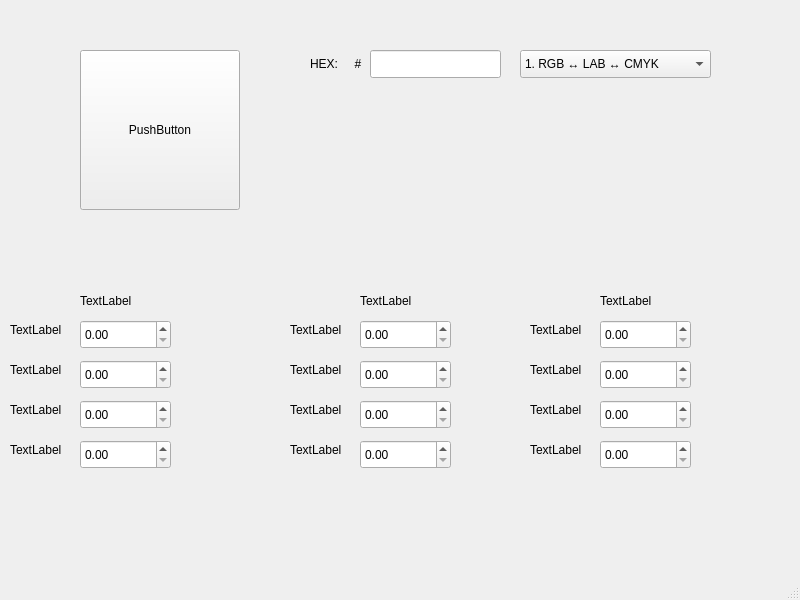
<?xml version="1.0" encoding="UTF-8"?>
<ui version="4.0">
 <class>MainWindow</class>
 <widget class="QMainWindow" name="MainWindow">
  <property name="geometry">
   <rect>
    <x>0</x>
    <y>0</y>
    <width>800</width>
    <height>600</height>
   </rect>
  </property>
  <property name="minimumSize">
   <size>
    <width>800</width>
    <height>600</height>
   </size>
  </property>
  <property name="maximumSize">
   <size>
    <width>800</width>
    <height>600</height>
   </size>
  </property>
  <property name="windowTitle">
   <string>MainWindow</string>
  </property>
  <widget class="QWidget" name="centralwidget">
   <widget class="QPushButton" name="pushButton">
    <property name="geometry">
     <rect>
      <x>80</x>
      <y>50</y>
      <width>160</width>
      <height>160</height>
     </rect>
    </property>
    <property name="text">
     <string>PushButton</string>
    </property>
   </widget>
   <widget class="QLineEdit" name="lineEdit">
    <property name="geometry">
     <rect>
      <x>370</x>
      <y>50</y>
      <width>131</width>
      <height>28</height>
     </rect>
    </property>
   </widget>
   <widget class="QLabel" name="label">
    <property name="geometry">
     <rect>
      <x>310</x>
      <y>50</y>
      <width>63</width>
      <height>28</height>
     </rect>
    </property>
    <property name="text">
     <string>HEX:     #</string>
    </property>
   </widget>
   <widget class="QComboBox" name="comboBox">
    <property name="geometry">
     <rect>
      <x>520</x>
      <y>50</y>
      <width>191</width>
      <height>28</height>
     </rect>
    </property>
    <item>
     <property name="text">
      <string>1. RGB ↔ LAB ↔ CMYK</string>
     </property>
    </item>
    <item>
     <property name="text">
      <string>2. RGB ↔ CMYK ↔ HLS</string>
     </property>
    </item>
    <item>
     <property name="text">
      <string>3. RGB ↔ XYZ ↔ LAB</string>
     </property>
    </item>
    <item>
     <property name="text">
      <string>4. RGB ↔ HSV ↔ LAB</string>
     </property>
    </item>
    <item>
     <property name="text">
      <string>5. CMYK ↔ LAB ↔ HSV</string>
     </property>
    </item>
    <item>
     <property name="text">
      <string>6. CMYK ↔ RGB ↔ HLS</string>
     </property>
    </item>
    <item>
     <property name="text">
      <string>7. CMYK ↔ RGB ↔ HSV</string>
     </property>
    </item>
    <item>
     <property name="text">
      <string>8. RGB ↔ XYZ ↔ HSV</string>
     </property>
    </item>
    <item>
     <property name="text">
      <string>9. HSV ↔ XYZ ↔ LAB</string>
     </property>
    </item>
    <item>
     <property name="text">
      <string>10. CMYK ↔ LAB ↔ RGB</string>
     </property>
    </item>
    <item>
     <property name="text">
      <string>11. XYZ ↔ LAB ↔ HLS</string>
     </property>
    </item>
    <item>
     <property name="text">
      <string>12. RGB ↔ XYZ ↔ HLS</string>
     </property>
    </item>
    <item>
     <property name="text">
      <string>13. RGB ↔ XYZ ↔ CMYK</string>
     </property>
    </item>
    <item>
     <property name="text">
      <string>14. CMYK ↔ LAB ↔ XYZ</string>
     </property>
    </item>
    <item>
     <property name="text">
      <string>15. RGB ↔ CMYK ↔ HSV</string>
     </property>
    </item>
    <item>
     <property name="text">
      <string>16. CMYK ↔ HLS ↔ XYZ</string>
     </property>
    </item>
    <item>
     <property name="text">
      <string>17. RGB ↔ HLS ↔ LAB</string>
     </property>
    </item>
    <item>
     <property name="text">
      <string>18. CMYK ↔ XYZ ↔ RG</string>
     </property>
    </item>
   </widget>
   <widget class="QLabel" name="label_2">
    <property name="geometry">
     <rect>
      <x>80</x>
      <y>290</y>
      <width>71</width>
      <height>21</height>
     </rect>
    </property>
    <property name="text">
     <string>TextLabel</string>
    </property>
   </widget>
   <widget class="QDoubleSpinBox" name="doubleSpinBox">
    <property name="geometry">
     <rect>
      <x>80</x>
      <y>320</y>
      <width>91</width>
      <height>29</height>
     </rect>
    </property>
   </widget>
   <widget class="QDoubleSpinBox" name="doubleSpinBox_2">
    <property name="geometry">
     <rect>
      <x>80</x>
      <y>360</y>
      <width>91</width>
      <height>29</height>
     </rect>
    </property>
   </widget>
   <widget class="QDoubleSpinBox" name="doubleSpinBox_3">
    <property name="geometry">
     <rect>
      <x>80</x>
      <y>400</y>
      <width>91</width>
      <height>29</height>
     </rect>
    </property>
   </widget>
   <widget class="QDoubleSpinBox" name="doubleSpinBox_4">
    <property name="geometry">
     <rect>
      <x>80</x>
      <y>440</y>
      <width>91</width>
      <height>29</height>
     </rect>
    </property>
   </widget>
   <widget class="QLabel" name="label_3">
    <property name="geometry">
     <rect>
      <x>10</x>
      <y>320</y>
      <width>63</width>
      <height>20</height>
     </rect>
    </property>
    <property name="text">
     <string>TextLabel</string>
    </property>
   </widget>
   <widget class="QLabel" name="label_4">
    <property name="geometry">
     <rect>
      <x>10</x>
      <y>360</y>
      <width>63</width>
      <height>20</height>
     </rect>
    </property>
    <property name="text">
     <string>TextLabel</string>
    </property>
   </widget>
   <widget class="QLabel" name="label_5">
    <property name="geometry">
     <rect>
      <x>10</x>
      <y>400</y>
      <width>63</width>
      <height>20</height>
     </rect>
    </property>
    <property name="text">
     <string>TextLabel</string>
    </property>
   </widget>
   <widget class="QLabel" name="label_6">
    <property name="geometry">
     <rect>
      <x>10</x>
      <y>440</y>
      <width>63</width>
      <height>20</height>
     </rect>
    </property>
    <property name="text">
     <string>TextLabel</string>
    </property>
   </widget>
   <widget class="QLabel" name="label_7">
    <property name="geometry">
     <rect>
      <x>290</x>
      <y>400</y>
      <width>63</width>
      <height>20</height>
     </rect>
    </property>
    <property name="text">
     <string>TextLabel</string>
    </property>
   </widget>
   <widget class="QLabel" name="label_8">
    <property name="geometry">
     <rect>
      <x>360</x>
      <y>290</y>
      <width>71</width>
      <height>21</height>
     </rect>
    </property>
    <property name="text">
     <string>TextLabel</string>
    </property>
   </widget>
   <widget class="QDoubleSpinBox" name="doubleSpinBox_5">
    <property name="geometry">
     <rect>
      <x>360</x>
      <y>320</y>
      <width>91</width>
      <height>29</height>
     </rect>
    </property>
   </widget>
   <widget class="QLabel" name="label_9">
    <property name="geometry">
     <rect>
      <x>290</x>
      <y>440</y>
      <width>63</width>
      <height>20</height>
     </rect>
    </property>
    <property name="text">
     <string>TextLabel</string>
    </property>
   </widget>
   <widget class="QDoubleSpinBox" name="doubleSpinBox_6">
    <property name="geometry">
     <rect>
      <x>360</x>
      <y>400</y>
      <width>91</width>
      <height>29</height>
     </rect>
    </property>
   </widget>
   <widget class="QLabel" name="label_10">
    <property name="geometry">
     <rect>
      <x>290</x>
      <y>360</y>
      <width>63</width>
      <height>20</height>
     </rect>
    </property>
    <property name="text">
     <string>TextLabel</string>
    </property>
   </widget>
   <widget class="QDoubleSpinBox" name="doubleSpinBox_7">
    <property name="geometry">
     <rect>
      <x>360</x>
      <y>360</y>
      <width>91</width>
      <height>29</height>
     </rect>
    </property>
   </widget>
   <widget class="QDoubleSpinBox" name="doubleSpinBox_8">
    <property name="geometry">
     <rect>
      <x>360</x>
      <y>440</y>
      <width>91</width>
      <height>29</height>
     </rect>
    </property>
   </widget>
   <widget class="QLabel" name="label_11">
    <property name="geometry">
     <rect>
      <x>290</x>
      <y>320</y>
      <width>63</width>
      <height>20</height>
     </rect>
    </property>
    <property name="text">
     <string>TextLabel</string>
    </property>
   </widget>
   <widget class="QLabel" name="label_12">
    <property name="geometry">
     <rect>
      <x>530</x>
      <y>400</y>
      <width>63</width>
      <height>20</height>
     </rect>
    </property>
    <property name="text">
     <string>TextLabel</string>
    </property>
   </widget>
   <widget class="QLabel" name="label_13">
    <property name="geometry">
     <rect>
      <x>600</x>
      <y>290</y>
      <width>71</width>
      <height>21</height>
     </rect>
    </property>
    <property name="text">
     <string>TextLabel</string>
    </property>
   </widget>
   <widget class="QDoubleSpinBox" name="doubleSpinBox_9">
    <property name="geometry">
     <rect>
      <x>600</x>
      <y>320</y>
      <width>91</width>
      <height>29</height>
     </rect>
    </property>
   </widget>
   <widget class="QLabel" name="label_14">
    <property name="geometry">
     <rect>
      <x>530</x>
      <y>440</y>
      <width>63</width>
      <height>20</height>
     </rect>
    </property>
    <property name="text">
     <string>TextLabel</string>
    </property>
   </widget>
   <widget class="QDoubleSpinBox" name="doubleSpinBox_10">
    <property name="geometry">
     <rect>
      <x>600</x>
      <y>400</y>
      <width>91</width>
      <height>29</height>
     </rect>
    </property>
   </widget>
   <widget class="QLabel" name="label_15">
    <property name="geometry">
     <rect>
      <x>530</x>
      <y>360</y>
      <width>63</width>
      <height>20</height>
     </rect>
    </property>
    <property name="text">
     <string>TextLabel</string>
    </property>
   </widget>
   <widget class="QDoubleSpinBox" name="doubleSpinBox_11">
    <property name="geometry">
     <rect>
      <x>600</x>
      <y>360</y>
      <width>91</width>
      <height>29</height>
     </rect>
    </property>
   </widget>
   <widget class="QDoubleSpinBox" name="doubleSpinBox_12">
    <property name="geometry">
     <rect>
      <x>600</x>
      <y>440</y>
      <width>91</width>
      <height>29</height>
     </rect>
    </property>
   </widget>
   <widget class="QLabel" name="label_16">
    <property name="geometry">
     <rect>
      <x>530</x>
      <y>320</y>
      <width>63</width>
      <height>20</height>
     </rect>
    </property>
    <property name="text">
     <string>TextLabel</string>
    </property>
   </widget>
  </widget>
  <widget class="QMenuBar" name="menubar">
   <property name="geometry">
    <rect>
     <x>0</x>
     <y>0</y>
     <width>800</width>
     <height>25</height>
    </rect>
   </property>
  </widget>
  <widget class="QStatusBar" name="statusbar"/>
 </widget>
 <resources/>
 <connections/>
</ui>
